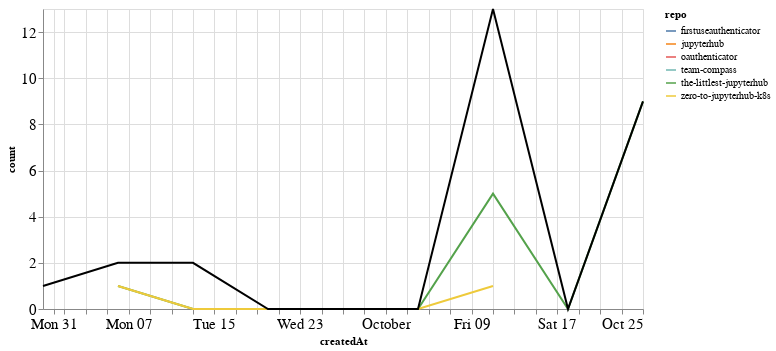

This figure's notebook cell:
### Markdown cell above
## Comments

### Code cell
comments_time = comments.groupby('repo').resample('W', on='createdAt').count()['author'].reset_index()
comments_time = comments_time.rename(columns={'author': 'count'})
comments_time_total = comments_time.groupby('createdAt').agg({"count": "sum"}).reset_index()
ch1 = alt.Chart(comments_time, width=600).mark_line().encode(
    x='createdAt',
    y='count',
    color='repo',
    tooltip="repo"
)

ch2 = alt.Chart(comments_time_total, width=600).mark_line(color="black").encode(
    x='createdAt',
    y='count',
)

ch1 + ch2

### Figure 1 — Vega-Lite specification as saved in the notebook (floating-point values rounded to 4 significant figures)
{"config": {"axisLeft": {"labelFontSize": 15}, "axisBottom": {"labelFontSize": 15}}, "layer": [{"data": {"name": "data-0e296c61f66d42b4201bd7c18753c636"}, "mark": "line", "encoding": {"color": {"type": "nominal", "field": "repo"}, "tooltip": {"type": "nominal", "field": "repo"}, "x": {"type": "temporal", "field": "createdAt"}, "y": {"type": "quantitative", "field": "count"}}, "width": 600}, {"data": {"name": "data-3e84453675535098217d7b439cb3ecc6"}, "mark": {"type": "line", "color": "black"}, "encoding": {"x": {"type": "temporal", "field": "createdAt"}, "y": {"type": "quantitative", "field": "count"}}, "width": 600}], "$schema": "https://vega.github.io/schema/vega-lite/v4.8.1.json", "datasets": {"data-0e296c61f66d42b4201bd7c18753c636": [{"repo": "firstuseauthenticator", "createdAt": "2020-10-11T00:00:00", "count": 3}, {"repo": "jupyterhub", "createdAt": "2020-10-11T00:00:00", "count": 4}, {"repo": "oauthenticator", "createdAt": "2020-09-13T00:00:00", "count": 2}, {"repo": "team-compass", "createdAt": "2020-08-30T00:00:00", "count": 1}, {"repo": "the-littlest-jupyterhub", "createdAt": "2020-09-06T00:00:00", "count": 1}, {"repo": "the-littlest-jupyterhub", "createdAt": "2020-09-13T00:00:00", "count": 0}, {"repo": "the-littlest-jupyterhub", "createdAt": "2020-09-20T00:00:00", "count": 0}, {"repo": "the-littlest-jupyterhub", "createdAt": "2020-09-27T00:00:00", "count": 0}, {"repo": "the-littlest-jupyterhub", "createdAt": "2020-10-04T00:00:00", "count": 0}, {"repo": "the-littlest-jupyterhub", "createdAt": "2020-10-11T00:00:00", "count": 5}, {"repo": "the-littlest-jupyterhub", "createdAt": "2020-10-18T00:00:00", "count": 0}, {"repo": "the-littlest-jupyterhub", "createdAt": "2020-10-25T00:00:00", "count": 9}, {"repo": "zero-to-jupyterhub-k8s", "createdAt": "2020-09-06T00:00:00", "count": 1}, {"repo": "zero-to-jupyterhub-k8s", "createdAt": "2020-09-13T00:00:00", "count": 0}, {"repo": "zero-to-jupyterhub-k8s", "createdAt": "2020-09-20T00:00:00", "count": 0}, {"repo": "zero-to-jupyterhub-k8s", "createdAt": "2020-09-27T00:00:00", "count": 0}, {"repo": "zero-to-jupyterhub-k8s", "createdAt": "2020-10-04T00:00:00", "count": 0}, {"repo": "zero-to-jupyterhub-k8s", "createdAt": "2020-10-11T00:00:00", "count": 1}], "data-3e84453675535098217d7b439cb3ecc6": [{"createdAt": "2020-08-30T00:00:00", "count": 1}, {"createdAt": "2020-09-06T00:00:00", "count": 2}, {"createdAt": "2020-09-13T00:00:00", "count": 2}, {"createdAt": "2020-09-20T00:00:00", "count": 0}, {"createdAt": "2020-09-27T00:00:00", "count": 0}, {"createdAt": "2020-10-04T00:00:00", "count": 0}, {"createdAt": "2020-10-11T00:00:00", "count": 13}, {"createdAt": "2020-10-18T00:00:00", "count": 0}, {"createdAt": "2020-10-25T00:00:00", "count": 9}]}}
